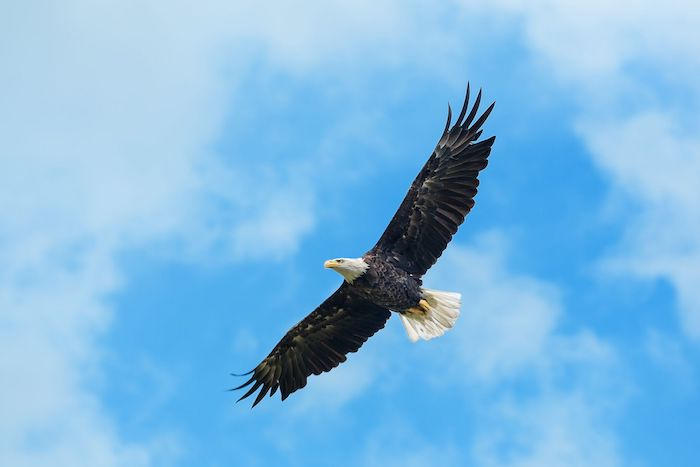
#> input picture Practical OpenCV/image/Eagle-Spirit-Animal-1.jpg, 700 x 467 px
$ python grayscale_histogram.py --image image/Eagle-Spirit-Animal-1.jpg
#> lines starting #> are read from the running program, lines starting #| are printed output that depends on the picture
import numpy as np
import matplotlib.pyplot as plt
import argparse
import cv2

ap = argparse.ArgumentParser()
ap.add_argument('-i', '--image', required=True,
                help='Path to image')
args = vars(ap.parse_args())

image = cv2.imread(args['image'])
#> image is the input picture: shape (467, 700, 3); mean B, G, R 226.1, 185.6, 126.4
image = cv2.cvtColor(image, cv2.COLOR_BGR2GRAY)
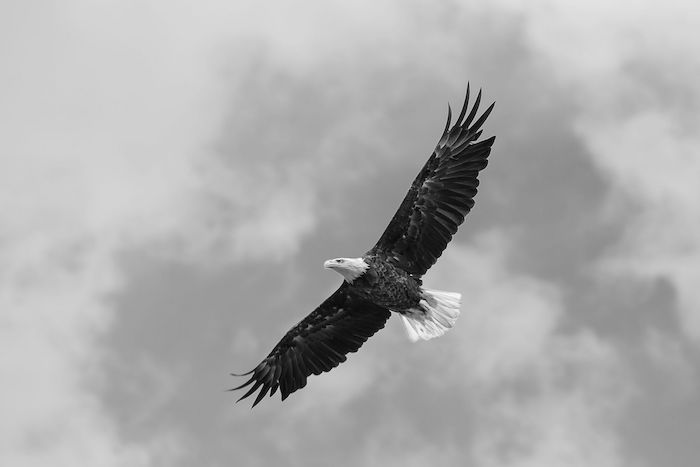
#> image: shape (467, 700); min 0, max 253, mean 172.5
cv2.imshow('Original', image)
cv2.waitKey(0)

hist = cv2.calcHist([image], [0], None, [256], [0, 256])
#> hist = 256 values, max 11936 at index 205, min 0 at index 254, mean 1277
plt.figure()
plt.title('Grayscale Histogram')
plt.xlabel('Bins')
plt.ylabel('# of Pixels')
plt.plot(hist)
plt.xlim([0, 256])
plt.show()
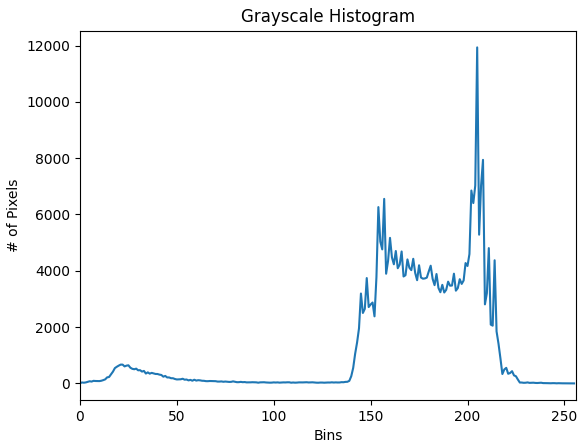
#> figure drawn by matplotlib, 1 panel; curve peaks at x = 205, y = 11936
cv2.waitKey(0)
